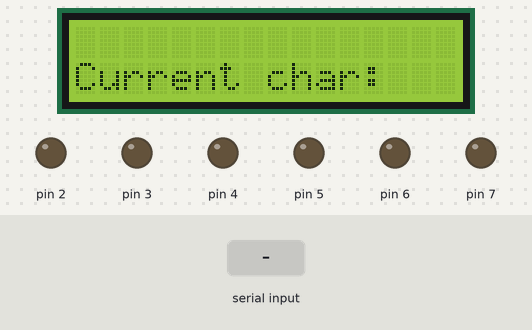
Bench run of a sketch on a simulated Arduino Uno, built with avr-gcc and run on an emulated ATmega328P. Shown: 16×2 character LCD, output pins drawn as LEDs (lit = HIGH). Inputs (shaded band) come from the test bench.

Above: at 1.2 s.
1.3 s: "1" received over Serial
At 2.35 s:
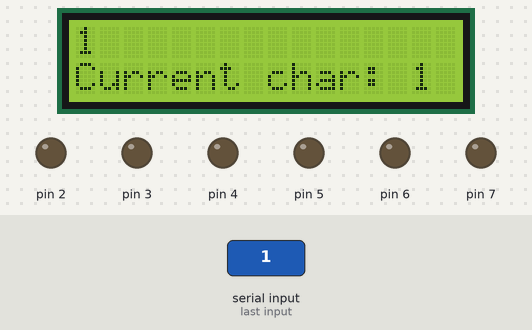
3.9 s: "0" received over Serial
At 6.2 s:
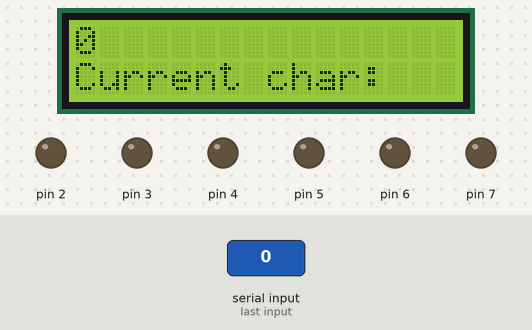
6.5 s: "2" received over Serial
At 8.4 s:
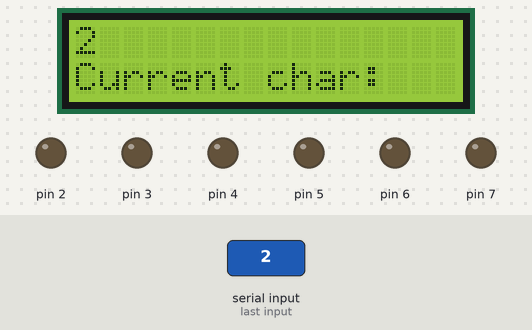
Timing chart, 0 to 9.9 s (numbered marks = the images above; inputs shaded):
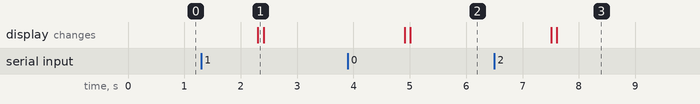

Measured:
- after the input at 1.3 s, the display: changes after 1.0 s (image 1)
- after the input at 3.9 s, the display: first changes after 1.0 s (image 2 shows a later state)
- after the input at 6.5 s, the display: first changes after 1.0 s (image 3 shows a later state)

The sketch:

image_to_braille_arduino.ino
```cpp
#include <LiquidCrystal.h>

static int space=100;
static int retain=200;
int i,k,a,n;
String str,str1;
LiquidCrystal lcd(8,9,10,11,12,13);

int alpha[26][6]={{1,0,0,0,0,0},
                {1,1,0,0,0,0},
                {1,0,0,1,0,0},
                {1,0,0,1,1,0},
                {1,0,0,0,1,0},
                {1,1,0,1,0,0},
                {1,1,0,1,1,0},
                {1,1,0,0,1,0},
                {0,1,0,1,0,0},
                {0,1,0,1,1,0},
                {1,0,1,0,0,0},
                {1,1,1,0,0,0},
                {1,0,1,1,0,0},
                {1,0,1,1,1,0},
                {1,0,1,0,1,0},
                {1,1,1,1,0,0},
                {1,1,1,1,1,0},
                {1,1,1,0,1,0},
                {0,1,1,1,0,0},
                {0,1,1,1,1,0},
                {1,0,1,0,0,1},
                {1,1,1,0,0,1},
                {0,1,0,1,1,1},
                {1,0,1,1,0,1},
                {1,0,1,1,1,1},
                {1,0,1,0,1,1}};


void setup()
{
    pinMode(2, OUTPUT);
    pinMode(3, OUTPUT);
    pinMode(4, OUTPUT);
    pinMode(5, OUTPUT);
    pinMode(6, OUTPUT);
    pinMode(7, OUTPUT);
  	Serial.begin(9600);
  	lcd.begin(16, 2);
}

void loop()
{
    if (Serial.available() > 0) {
        str=Serial.readString();
        str.toLowerCase();
        i=0;
        n=str.length();
    }

    if(i<=n) {
        if(i%16==0){
            lcd.clear();
            str1=str.substring(i,i+16);
            lcd.setCursor(0, 0);
            lcd.print(str1);
        }
        a=str[i];
        lcd.setCursor(0, 1);
        lcd.print("Current char: ");
      	lcd.print(str[i]);
        if(a>=97&&a<=122) {
            a-=97;
            digitalWrite(2,alpha[a][0]);
            digitalWrite(3,alpha[a][1]);
            digitalWrite(4,alpha[a][2]);
            digitalWrite(5,alpha[a][3]);
            digitalWrite(6,alpha[a][4]);
            digitalWrite(7,alpha[a][5]);
          	Serial.println((char)(a+97));
            delay(retain);
        }
        else if(a==' ') {
          	Serial.println(' ');
            delay(retain);
        }
        digitalWrite(2,0);
        digitalWrite(3,0);
        digitalWrite(4,0);
        digitalWrite(5,0);
        digitalWrite(6,0);
        digitalWrite(7,0);
        delay(space);
        i++;
    }
}
```
